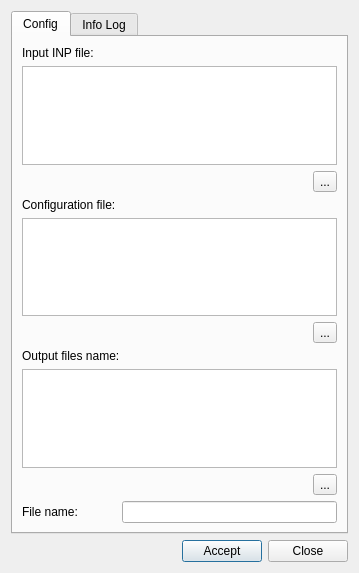
<?xml version="1.0" encoding="UTF-8"?>
<ui version="4.0">
 <class>dlg_volume_calibration</class>
 <widget class="QDialog" name="dlg_volume_calibration">
  <property name="geometry">
   <rect>
    <x>0</x>
    <y>0</y>
    <width>359</width>
    <height>573</height>
   </rect>
  </property>
  <property name="windowTitle">
   <string>Emitter Calibration</string>
  </property>
  <layout class="QVBoxLayout" name="verticalLayout_3">
   <item>
    <widget class="QTabWidget" name="mainTab">
     <property name="currentIndex">
      <number>0</number>
     </property>
     <widget class="QWidget" name="tab_config">
      <property name="enabled">
       <bool>true</bool>
      </property>
      <property name="sizePolicy">
       <sizepolicy hsizetype="Preferred" vsizetype="Preferred">
        <horstretch>0</horstretch>
        <verstretch>0</verstretch>
       </sizepolicy>
      </property>
      <attribute name="title">
       <string>Config</string>
      </attribute>
      <layout class="QGridLayout" name="gridLayout">
       <item row="8" column="0" colspan="2" alignment="Qt::AlignRight">
        <widget class="QToolButton" name="btn_push_output_folder">
         <property name="text">
          <string>...</string>
         </property>
        </widget>
       </item>
       <item row="5" column="0" colspan="2" alignment="Qt::AlignRight">
        <widget class="QToolButton" name="btn_push_config_file">
         <property name="text">
          <string>...</string>
         </property>
        </widget>
       </item>
       <item row="9" column="1">
        <widget class="QLineEdit" name="txt_filename"/>
       </item>
       <item row="3" column="0">
        <widget class="QLabel" name="lbl_config_file">
         <property name="text">
          <string>Configuration file:</string>
         </property>
        </widget>
       </item>
       <item row="7" column="0" colspan="2">
        <widget class="QTextEdit" name="data_output_folder">
         <property name="font">
          <font>
           <weight>50</weight>
           <bold>false</bold>
          </font>
         </property>
        </widget>
       </item>
       <item row="2" column="0" colspan="2" alignment="Qt::AlignRight">
        <widget class="QToolButton" name="btn_push_inp_input_file">
         <property name="text">
          <string>...</string>
         </property>
        </widget>
       </item>
       <item row="9" column="0">
        <widget class="QLabel" name="lbl_filename">
         <property name="text">
          <string>File name:</string>
         </property>
        </widget>
       </item>
       <item row="0" column="0" colspan="2">
        <widget class="QLabel" name="lbl_input_file">
         <property name="font">
          <font>
           <weight>50</weight>
           <bold>false</bold>
          </font>
         </property>
         <property name="text">
          <string>Input INP file:</string>
         </property>
        </widget>
       </item>
       <item row="4" column="0" colspan="2">
        <widget class="QTextEdit" name="data_config_file">
         <property name="font">
          <font>
           <weight>50</weight>
           <bold>false</bold>
          </font>
         </property>
        </widget>
       </item>
       <item row="1" column="0" colspan="2">
        <widget class="QTextEdit" name="data_inp_input_file">
         <property name="font">
          <font>
           <weight>50</weight>
           <bold>false</bold>
          </font>
         </property>
        </widget>
       </item>
       <item row="6" column="0" colspan="2">
        <widget class="QLabel" name="lbl_output_filename">
         <property name="font">
          <font>
           <weight>50</weight>
           <bold>false</bold>
          </font>
         </property>
         <property name="text">
          <string>Output files name:</string>
         </property>
        </widget>
       </item>
      </layout>
     </widget>
     <widget class="QWidget" name="tab_loginfo">
      <attribute name="title">
       <string>Info Log</string>
      </attribute>
      <layout class="QGridLayout" name="gridLayout_4">
       <item row="0" column="0">
        <widget class="QScrollArea" name="scrollArea">
         <property name="widgetResizable">
          <bool>true</bool>
         </property>
         <widget class="QWidget" name="scrollAreaWidgetContents">
          <property name="geometry">
           <rect>
            <x>0</x>
            <y>0</y>
            <width>307</width>
            <height>461</height>
           </rect>
          </property>
          <layout class="QGridLayout" name="gridLayout_5">
           <item row="0" column="0">
            <widget class="QTextEdit" name="txt_infolog"/>
           </item>
          </layout>
         </widget>
        </widget>
       </item>
      </layout>
     </widget>
    </widget>
   </item>
   <item>
    <layout class="QGridLayout" name="lyt_buttons">
     <item row="0" column="1">
      <spacer name="horizontalSpacer">
       <property name="orientation">
        <enum>Qt::Horizontal</enum>
       </property>
       <property name="sizeHint" stdset="0">
        <size>
         <width>40</width>
         <height>20</height>
        </size>
       </property>
      </spacer>
     </item>
     <item row="0" column="2">
      <widget class="QPushButton" name="btn_accept">
       <property name="text">
        <string>Accept</string>
       </property>
      </widget>
     </item>
     <item row="0" column="0">
      <widget class="QLabel" name="lbl_time">
       <property name="text">
        <string/>
       </property>
      </widget>
     </item>
     <item row="0" column="3">
      <widget class="QPushButton" name="btn_close">
       <property name="text">
        <string>Close</string>
       </property>
      </widget>
     </item>
    </layout>
   </item>
  </layout>
 </widget>
 <tabstops>
  <tabstop>mainTab</tabstop>
  <tabstop>data_inp_input_file</tabstop>
  <tabstop>btn_push_inp_input_file</tabstop>
  <tabstop>data_config_file</tabstop>
  <tabstop>btn_push_config_file</tabstop>
  <tabstop>data_output_folder</tabstop>
  <tabstop>btn_push_output_folder</tabstop>
  <tabstop>txt_filename</tabstop>
  <tabstop>scrollArea</tabstop>
  <tabstop>txt_infolog</tabstop>
  <tabstop>btn_accept</tabstop>
  <tabstop>btn_close</tabstop>
 </tabstops>
 <resources/>
 <connections/>
</ui>
